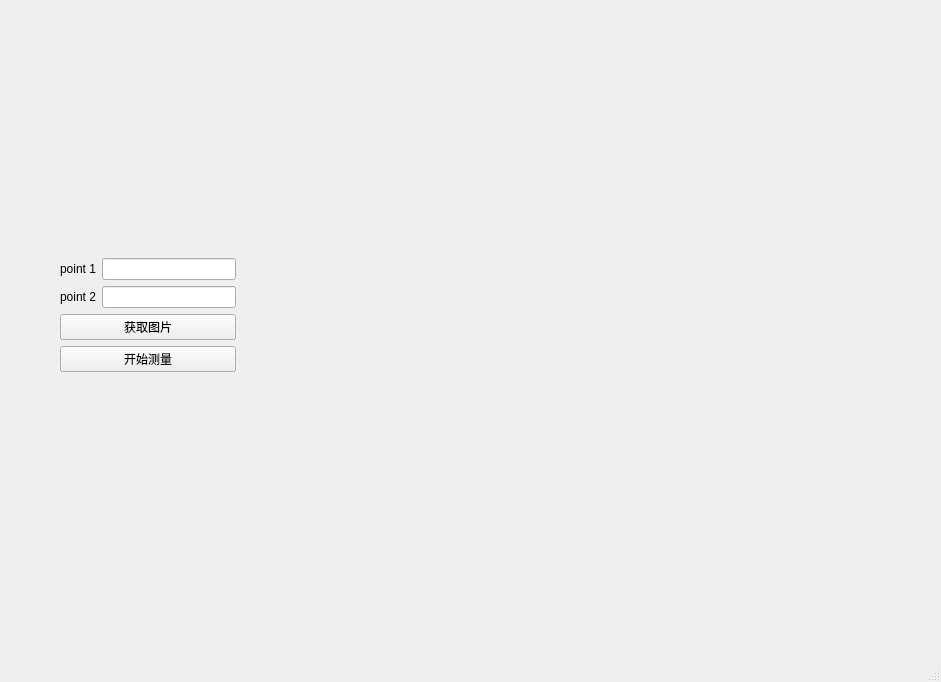
<?xml version="1.0" encoding="UTF-8"?>
<ui version="4.0">
 <class>MainWindow</class>
 <widget class="QMainWindow" name="MainWindow">
  <property name="geometry">
   <rect>
    <x>0</x>
    <y>0</y>
    <width>941</width>
    <height>682</height>
   </rect>
  </property>
  <property name="windowTitle">
   <string>MainWindow</string>
  </property>
  <widget class="QWidget" name="centralwidget">
   <widget class="QLabel" name="color_frame">
    <property name="geometry">
     <rect>
      <x>260</x>
      <y>100</y>
      <width>640</width>
      <height>480</height>
     </rect>
    </property>
    <property name="minimumSize">
     <size>
      <width>640</width>
      <height>480</height>
     </size>
    </property>
    <property name="maximumSize">
     <size>
      <width>640</width>
      <height>480</height>
     </size>
    </property>
    <property name="text">
     <string/>
    </property>
   </widget>
   <widget class="QWidget" name="">
    <property name="geometry">
     <rect>
      <x>60</x>
      <y>250</y>
      <width>176</width>
      <height>130</height>
     </rect>
    </property>
    <layout class="QVBoxLayout" name="verticalLayout_2">
     <item>
      <layout class="QVBoxLayout" name="verticalLayout">
       <item>
        <layout class="QHBoxLayout" name="horizontalLayout">
         <item>
          <widget class="QLabel" name="label">
           <property name="text">
            <string>point 1</string>
           </property>
          </widget>
         </item>
         <item>
          <widget class="QLineEdit" name="lineEdit"/>
         </item>
        </layout>
       </item>
       <item>
        <layout class="QHBoxLayout" name="horizontalLayout_2">
         <item>
          <widget class="QLabel" name="label_2">
           <property name="text">
            <string>point 2</string>
           </property>
          </widget>
         </item>
         <item>
          <widget class="QLineEdit" name="lineEdit_2"/>
         </item>
        </layout>
       </item>
       <item>
        <widget class="QPushButton" name="pushButton_2">
         <property name="text">
          <string>获取图片</string>
         </property>
        </widget>
       </item>
       <item>
        <widget class="QPushButton" name="pushButton">
         <property name="text">
          <string>开始测量</string>
         </property>
        </widget>
       </item>
      </layout>
     </item>
    </layout>
   </widget>
  </widget>
  <widget class="QMenuBar" name="menubar">
   <property name="geometry">
    <rect>
     <x>0</x>
     <y>0</y>
     <width>941</width>
     <height>23</height>
    </rect>
   </property>
  </widget>
  <widget class="QStatusBar" name="statusbar"/>
 </widget>
 <resources/>
 <connections/>
</ui>
